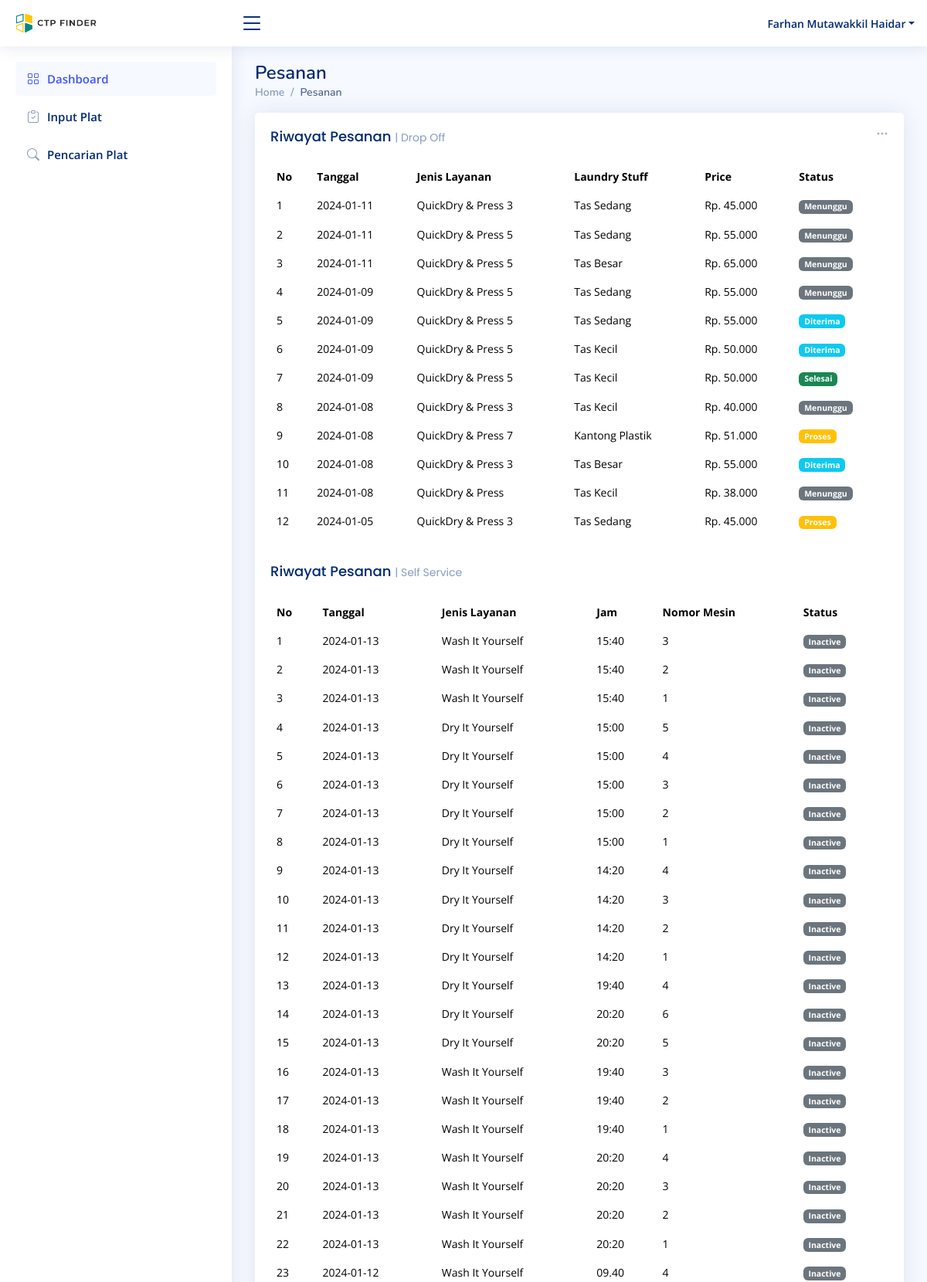
Page /dashboard/pages/content/pesanan/pesanan.php (signed in, upper part) on the committed database.
### tables this page shows
CREATE TABLE `tbl_reservasi_do` (
  `id_pesanan` int(11) NOT NULL,
  `id_user` int(11) NOT NULL,
  `tanggal_pesanan` datetime NOT NULL DEFAULT current_timestamp(),
  `id_jl` int(11) NOT NULL,
  `id_ad` int(11) DEFAULT NULL,
  `catatan_khusus` varchar(255) NOT NULL,
  `status_pesanan` enum('Menunggu','Diterima','Proses','Selesai') NOT NULL
);

CREATE TABLE `tbl_harga_jl` (
  `id_jl` int(11) NOT NULL,
  `nama_jl` varchar(25) NOT NULL,
  `harga_jl` int(9) NOT NULL
);

CREATE TABLE `tbl_harga_ad` (
  `id_ad` int(11) NOT NULL,
  `nama_ad` varchar(25) NOT NULL,
  `harga_ad` int(9) NOT NULL
);

CREATE TABLE `tbl_reservasi_ss` (
  `id_tbl_r` int(11) NOT NULL,
  `jam` varchar(10) NOT NULL,
  `id_user` int(11) NOT NULL,
  `jenis_layanan` enum('Wash It Yourself','Dry It Yourself') NOT NULL,
  `nomor_antrian` int(4) NOT NULL,
  `tanggal_pesanan` datetime NOT NULL DEFAULT current_timestamp(),
  `status_pesanan` enum('Active','Inactive') NOT NULL
);

### dashboard/pages/content/pesanan/pesanan.php (the view, shortened to what this page needs)
<?php
  include '../../../../config/db.php';
?>
    <main id="main" class="main">
      <div class="pagetitle">
        <h1>Pesanan</h1>
        <nav>
          <ol class="breadcrumb">
            <li class="breadcrumb-item"><a href="../dashboard/Dashboard.php">Home</a></li>
            <li class="breadcrumb-item active">Pesanan</li>
          </ol>
        </nav>
      </div>
      <section class="section dashboard">
        <div class="row">
          <div class="col-12">
              <div class="card recent-sales overflow-auto">
                <div class="filter">
                  <a class="icon" href="#" data-bs-toggle="dropdown"><i class="bi bi-three-dots"></i></a>
                </div>
                <div class="card-body">
                  <h5 class="card-title">Riwayat Pesanan <span>| Drop Off</span></h5>
                  <table class="table table-borderless datatable">
                    <thead>
                      <tr>
                        <th scope="col">No</th>
                        <th scope="col">Tanggal</th>
                        <th scope="col">Jenis Layanan</th>
                        <th scope="col">Laundry Stuff</th>
                        <th scope="col">Price</th>
                        <th scope="col">Status</th>
                      </tr>
                    </thead>
                    <tbody>
                      <tr>
                      <?php
                      $iduser = $_SESSION['id'];
                      $query = mysqli_query($db_connect, "SELECT tbl_reservasi_do.*, tbl_harga_jl.*, tbl_harga_ad.*
                                                          FROM tbl_reservasi_do
                                                          JOIN tbl_harga_jl ON tbl_reservasi_do.id_jl = tbl_harga_jl.id_jl
                                                          JOIN tbl_harga_ad ON tbl_reservasi_do.id_ad = tbl_harga_ad.id_ad
                                                          WHERE tbl_reservasi_do.id_user = '$iduser'
                                                          ORDER BY id_pesanan DESC");
                      $nomor = 1;
                      while ($row = mysqli_fetch_assoc($query)) {
                        $tanggal_pesanan = date('Y-m-d', strtotime($row['tanggal_pesanan']));
                        $total_harga = $row['harga_jl'] + $row['harga_ad'];
                        $status_pesanan = $row['status_pesanan'];
                        echo '<tr>';
                        echo '<td>' . $nomor .  '</td>';
                        echo '<td>' . $tanggal_pesanan . '</td>';
                        echo '<td>' . $row['nama_jl'] . '</td>';
                        echo '<td>' . $row['nama_ad'] . '</td>';
                        echo '<td>' . 'Rp. ' . number_format($total_harga, 0, ',', '.') . '</td>';
                        switch ($status_pesanan) {
                            case 'Menunggu':
                                echo '<td><span class="badge bg-secondary">' . $status_pesanan . '</span></td>';
                                break;
                            case 'Diterima':
                                echo '<td><span class="badge bg-info">' . $status_pesanan . '</span></td>';
                                break;
                            case 'Proses':
                                echo '<td><span class="badge bg-warning">' . $status_pesanan . '</span></td>';
                                break;
                            case 'Selesai':
                                echo '<td><span class="badge bg-success">' . $status_pesanan . '</span></td>';
                                break;
                        }
                        echo '</tr>';
                        $nomor++;
                    }
                      ?>
                      </tr>
                    </tbody>
                  </table>
                  <h5 class="card-title">Riwayat Pesanan <span>| Self Service</span></h5>
                  <table class="table table-borderless datatable">
                    <thead>
                      <tr>
                        <th scope="col">No</th>
                        <th scope="col">Tanggal</th>
                        <th scope="col">Jenis Layanan</th>
                        <th scope="col">Jam</th>
                        <th scope="col">Nomor Mesin</th>
                        <th scope="col">Status</th>
                      </tr>
                    </thead>
                    <tbody>
                      <tr>
                      <?php
                          $iduser = $_SESSION['id'];
                          $query = mysqli_query($db_connect, "SELECT tbl_reservasi_ss.*, tbl_users.*
                                                              FROM tbl_reservasi_ss
                                                              JOIN tbl_users ON tbl_reservasi_ss.id_user = tbl_users.id_user
                                                              WHERE tbl_reservasi_ss.id_user = '$iduser'
                                                              ORDER BY id_tbl_r DESC");
                           $nomor = 1;
                           while ($row = mysqli_fetch_assoc($query)) {
                             $status = $row['status_pesanan'];
                             $tanggal_pesanan = date('Y-m-d', strtotime($row['tanggal_pesanan']));
                             echo '<tr>';
                             echo '<td>' . $nomor .  '</td>';
                             echo '<td>' . $tanggal_pesanan . '</td>';
                             echo '<td>' . $row['jenis_layanan'] . '</td>';
                             echo '<td>' . $row['jam'] . '</td>';
                             echo '<td>' . $row['nomor_antrian'] . '</td>';
                             switch ($status) {
                                 case 'Inactive':
                                     echo '<td><span class="badge bg-secondary">' . $status . '</span></td>';
                                     break;
                             }
                             echo '</tr>';
                             $nomor++;
                         }
                        ?>
                      </tr>
                    </tbody>
                  </table>
                </div>
              </div>
            </div>
          </div>
      </section>
    </main>

### dashboard/assets/css/style.css (style rules this page uses)
:root { scroll-behavior: smooth; }
body { font-family: "Open Sans", sans-serif; background: #f6f9ff; color: #444444; }
a { color: #4154f1; text-decoration: none; }
h1, h2, h3, h4, h5, h6 { font-family: "Nunito", sans-serif; }
#main { margin-top: 60px; padding: 20px 30px; transition: all 0.3s; }
.pagetitle { margin-bottom: 10px; }
.pagetitle h1 { font-size: 24px; margin-bottom: 0; font-weight: 600; color: #012970; }
.card { margin-bottom: 30px; border: none; border-radius: 5px; box-shadow: 0px 0 30px rgba(1, 41, 112, 0.1); }
.card-title { padding: 20px 0 15px 0; font-size: 18px; font-weight: 500; color: #012970; font-family: "Poppins", sans-serif; }
.card-title span { color: #899bbd; font-size: 14px; font-weight: 400; }
.card-body { padding: 0 20px 20px 20px; }
.breadcrumb { font-size: 14px; font-family: "Nunito", sans-serif; color: #899bbd; font-weight: 600; }
.breadcrumb a { color: #899bbd; transition: 0.3s; }
.breadcrumb .breadcrumb-item::before { color: #899bbd; }
.breadcrumb .active { color: #51678f; font-weight: 600; }
@media (min-width: 1200px) { #main, #footer { margin-left: 300px; } }
.dashboard .filter { position: absolute; right: 0px; top: 15px; }
.dashboard .filter .icon { color: #aab7cf; padding-right: 20px; padding-bottom: 5px; transition: 0.3s; font-size: 16px; }
.dashboard .recent-sales { font-size: 14px; }
.dashboard .recent-sales .table thead { background: #f6f6fe; }
.dashboard .recent-sales .table thead th { border: 0; }

### rows in the picture
tbl_reservasi_do: tanggal_pesanan "2024-01-11", id_jl.nama_jl "QuickDry & Press 3", id_ad.nama_ad "Tas Sedang", id_jl.harga_ad "45.000", status_pesanan "Menunggu"
tbl_reservasi_do: tanggal_pesanan "2024-01-11", id_jl.nama_jl "QuickDry & Press 5", id_ad.nama_ad "Tas Sedang", id_jl.harga_ad "55.000", status_pesanan "Menunggu"
tbl_reservasi_do: tanggal_pesanan "2024-01-11", id_jl.nama_jl "QuickDry & Press 5", id_ad.nama_ad "Tas Besar", id_jl.harga_ad "65.000", status_pesanan "Menunggu"
tbl_reservasi_do: tanggal_pesanan "2024-01-09", id_jl.nama_jl "QuickDry & Press 5", id_ad.nama_ad "Tas Sedang", id_jl.harga_ad "55.000", status_pesanan "Menunggu"
tbl_reservasi_do: tanggal_pesanan "2024-01-09", id_jl.nama_jl "QuickDry & Press 5", id_ad.nama_ad "Tas Sedang", id_jl.harga_ad "55.000", status_pesanan "Diterima"
tbl_reservasi_do: tanggal_pesanan "2024-01-09", id_jl.nama_jl "QuickDry & Press 5", id_ad.nama_ad "Tas Kecil", id_jl.harga_ad "50.000", status_pesanan "Diterima"
tbl_reservasi_do: tanggal_pesanan "2024-01-09", id_jl.nama_jl "QuickDry & Press 5", id_ad.nama_ad "Tas Kecil", id_jl.harga_ad "50.000", status_pesanan "Selesai"
tbl_reservasi_do: tanggal_pesanan "2024-01-08", id_jl.nama_jl "QuickDry & Press 3", id_ad.nama_ad "Tas Kecil", id_jl.harga_ad "40.000", status_pesanan "Menunggu"
tbl_reservasi_do: tanggal_pesanan "2024-01-08", id_jl.nama_jl "QuickDry & Press 7", id_ad.nama_ad "Kantong Plastik", id_jl.harga_ad "51.000", status_pesanan "Proses"
tbl_reservasi_do: tanggal_pesanan "2024-01-08", id_jl.nama_jl "QuickDry & Press 3", id_ad.nama_ad "Tas Besar", id_jl.harga_ad "55.000", status_pesanan "Diterima"
tbl_reservasi_do: tanggal_pesanan "2024-01-08", id_jl.nama_jl "QuickDry & Press", id_ad.nama_ad "Tas Kecil", id_jl.harga_ad "38.000", status_pesanan "Menunggu"
tbl_reservasi_do: tanggal_pesanan "2024-01-05", id_jl.nama_jl "QuickDry & Press 3", id_ad.nama_ad "Tas Sedang", id_jl.harga_ad "45.000", status_pesanan "Proses"
tbl_reservasi_ss: tanggal_pesanan "2024-01-13", jenis_layanan "Wash It Yourself", jam "15:40", nomor_antrian "3", status_pesanan "Inactive"
tbl_reservasi_ss: tanggal_pesanan "2024-01-13", jenis_layanan "Wash It Yourself", jam "15:40", nomor_antrian "2", status_pesanan "Inactive"
tbl_reservasi_ss: tanggal_pesanan "2024-01-13", jenis_layanan "Wash It Yourself", jam "15:40", nomor_antrian "1", status_pesanan "Inactive"
tbl_reservasi_ss: tanggal_pesanan "2024-01-13", jenis_layanan "Dry It Yourself", jam "15:00", nomor_antrian "5", status_pesanan "Inactive"
tbl_reservasi_ss: tanggal_pesanan "2024-01-13", jenis_layanan "Dry It Yourself", jam "15:00", nomor_antrian "4", status_pesanan "Inactive"
tbl_reservasi_ss: tanggal_pesanan "2024-01-13", jenis_layanan "Dry It Yourself", jam "15:00", nomor_antrian "3", status_pesanan "Inactive"
tbl_reservasi_ss: tanggal_pesanan "2024-01-13", jenis_layanan "Dry It Yourself", jam "15:00", nomor_antrian "2", status_pesanan "Inactive"
tbl_reservasi_ss: tanggal_pesanan "2024-01-13", jenis_layanan "Dry It Yourself", jam "15:00", nomor_antrian "1", status_pesanan "Inactive"
tbl_reservasi_ss: tanggal_pesanan "2024-01-13", jenis_layanan "Dry It Yourself", jam "14:20", nomor_antrian "4", status_pesanan "Inactive"
tbl_reservasi_ss: tanggal_pesanan "2024-01-13", jenis_layanan "Dry It Yourself", jam "14:20", nomor_antrian "3", status_pesanan "Inactive"
tbl_reservasi_ss: tanggal_pesanan "2024-01-13", jenis_layanan "Dry It Yourself", jam "14:20", nomor_antrian "2", status_pesanan "Inactive"
tbl_reservasi_ss: tanggal_pesanan "2024-01-13", jenis_layanan "Dry It Yourself", jam "14:20", nomor_antrian "1", status_pesanan "Inactive"
tbl_reservasi_ss: tanggal_pesanan "2024-01-13", jenis_layanan "Dry It Yourself", jam "19:40", nomor_antrian "4", status_pesanan "Inactive"
tbl_reservasi_ss: tanggal_pesanan "2024-01-13", jenis_layanan "Dry It Yourself", jam "20:20", nomor_antrian "6", status_pesanan "Inactive"
tbl_reservasi_ss: tanggal_pesanan "2024-01-13", jenis_layanan "Dry It Yourself", jam "20:20", nomor_antrian "5", status_pesanan "Inactive"
tbl_reservasi_ss: tanggal_pesanan "2024-01-13", jenis_layanan "Wash It Yourself", jam "19:40", nomor_antrian "3", status_pesanan "Inactive"
tbl_reservasi_ss: tanggal_pesanan "2024-01-13", jenis_layanan "Wash It Yourself", jam "19:40", nomor_antrian "2", status_pesanan "Inactive"
tbl_reservasi_ss: tanggal_pesanan "2024-01-13", jenis_layanan "Wash It Yourself", jam "19:40", nomor_antrian "1", status_pesanan "Inactive"
tbl_reservasi_ss: tanggal_pesanan "2024-01-13", jenis_layanan "Wash It Yourself", jam "20:20", nomor_antrian "4", status_pesanan "Inactive"
tbl_reservasi_ss: tanggal_pesanan "2024-01-13", jenis_layanan "Wash It Yourself", jam "20:20", nomor_antrian "3", status_pesanan "Inactive"
tbl_reservasi_ss: tanggal_pesanan "2024-01-13", jenis_layanan "Wash It Yourself", jam "20:20", nomor_antrian "2", status_pesanan "Inactive"
tbl_reservasi_ss: tanggal_pesanan "2024-01-13", jenis_layanan "Wash It Yourself", jam "20:20", nomor_antrian "1", status_pesanan "Inactive"
tbl_reservasi_ss: tanggal_pesanan "2024-01-12", jenis_layanan "Wash It Yourself", jam "09.40", nomor_antrian "4", status_pesanan "Inactive"

### other values in the picture
$_SESSION['name'] "Farhan Mutawakkil Haidar"
